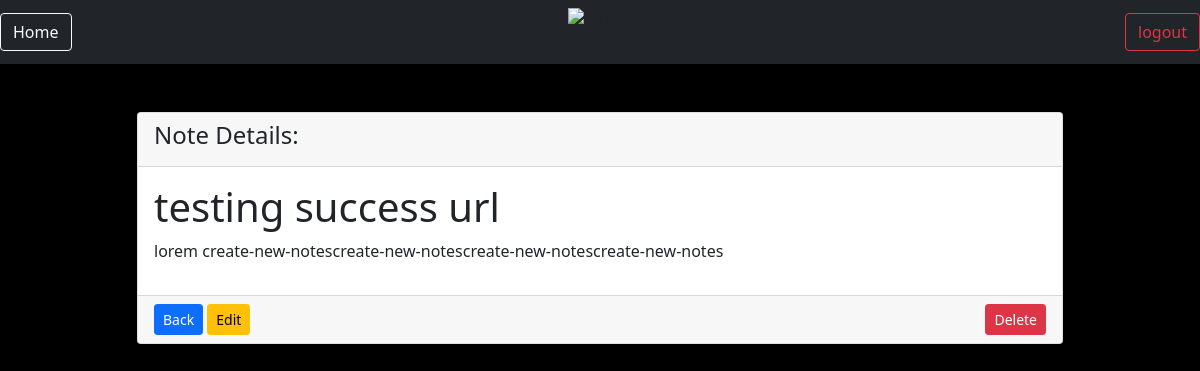
The app's page /mit/notes/4 (signed in), older data.
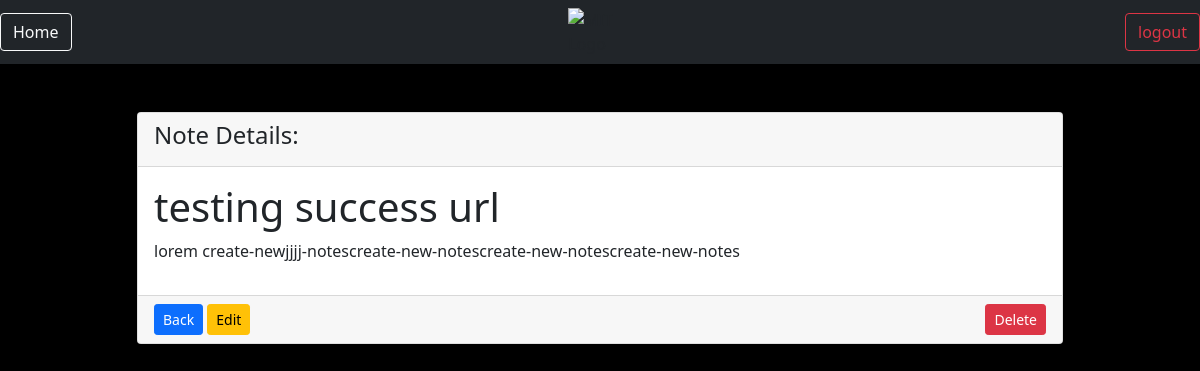
The same page, newer data.
### notes/models.py (models this page shows)
class Notes(models.Model):
    title = models.CharField(max_length=200)
    text = models.TextField()
    created = models.DateTimeField(auto_now_add=True)
    User = models.ForeignKey(User, on_delete=models.CASCADE, related_name='notes')

### notes/views.py (the view)
# urls.py: path('notes/<int:pk>', views.NotesDetailView.as_view() , name='my-notes-detail'),
class NotesDetailView(LoginRequiredMixin, DetailView):
    model = Notes
    context_object_name = 'note'
    login_url = '/login'
    def get_queryset(self):
        return self.request.user.notes.all()

### notes/templates/notes/notes_detail.html
{% extends 'base.html' %}
{% load static %}
{% block content %}
<div class="row justify-content-center">
    <div class="col-md-10">
        <div class="card">
            <div class="card-header">
                <h1 class="fs-4">Note Details:</h1>
            </div>
            <div class="card-body">
                <h1> {{note.title}} </h1>
                <p> {{note.text}} </p>
            </div>
            <div class="card-footer">
                <a href="{% url 'my-notes' %}" class="btn btn-primary btn-sm">Back</a>
                <a href="{% url 'update-note' pk=note.id %}" class="btn btn-warning btn-sm">Edit</a>
                <a href="{% url 'delete-note' pk=note.id %}" class="btn btn-danger btn-sm float-end">Delete</a>
            </div>
        </div>
    </div>
</div>
{% endblock %}

Row changes from the older to the newer data that the page shows:
changed Notes "testing success url": text "lorem create-new-notescreate-new-notescreate-new-notescreate-new-notes" → "lorem create-newjjjj-notescreate-new-notescreate-new-notescreate-new-notes"
